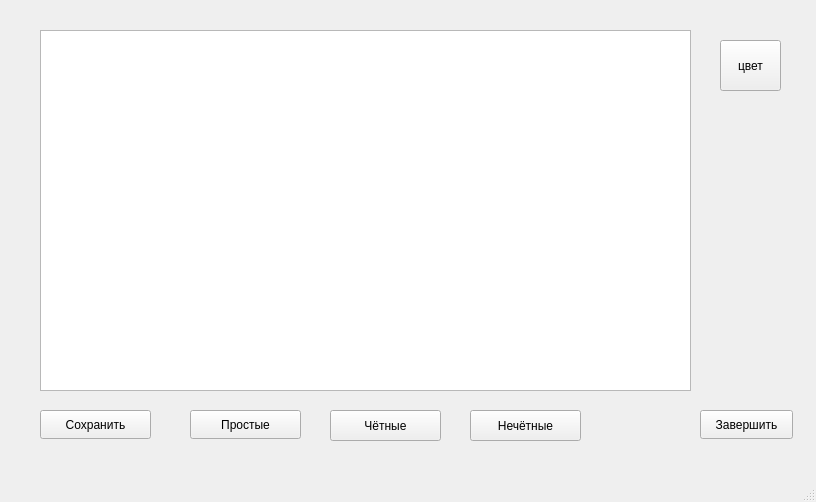
<?xml version="1.0" encoding="UTF-8"?>
<ui version="4.0">
 <class>MainWindow</class>
 <widget class="QMainWindow" name="MainWindow">
  <property name="geometry">
   <rect>
    <x>0</x>
    <y>0</y>
    <width>816</width>
    <height>502</height>
   </rect>
  </property>
  <property name="windowTitle">
   <string>Таблица умножения</string>
  </property>
  <widget class="QWidget" name="centralwidget">
   <widget class="QTableWidget" name="tableWidget">
    <property name="geometry">
     <rect>
      <x>40</x>
      <y>30</y>
      <width>651</width>
      <height>361</height>
     </rect>
    </property>
    <attribute name="horizontalHeaderVisible">
     <bool>false</bool>
    </attribute>
    <attribute name="horizontalHeaderHighlightSections">
     <bool>false</bool>
    </attribute>
    <attribute name="verticalHeaderVisible">
     <bool>false</bool>
    </attribute>
   </widget>
   <widget class="QPushButton" name="pushButton">
    <property name="geometry">
     <rect>
      <x>720</x>
      <y>40</y>
      <width>61</width>
      <height>51</height>
     </rect>
    </property>
    <property name="text">
     <string>цвет</string>
    </property>
   </widget>
   <widget class="QPushButton" name="saveButton">
    <property name="geometry">
     <rect>
      <x>40</x>
      <y>410</y>
      <width>111</width>
      <height>29</height>
     </rect>
    </property>
    <property name="text">
     <string>Сохранить</string>
    </property>
   </widget>
   <widget class="QPushButton" name="pushButton_2">
    <property name="geometry">
     <rect>
      <x>700</x>
      <y>410</y>
      <width>93</width>
      <height>29</height>
     </rect>
    </property>
    <property name="text">
     <string>Завершить</string>
    </property>
   </widget>
   <widget class="QPushButton" name="saveButton_2">
    <property name="geometry">
     <rect>
      <x>190</x>
      <y>410</y>
      <width>111</width>
      <height>29</height>
     </rect>
    </property>
    <property name="text">
     <string>Простые</string>
    </property>
   </widget>
   <widget class="QPushButton" name="saveButton_3">
    <property name="geometry">
     <rect>
      <x>330</x>
      <y>410</y>
      <width>111</width>
      <height>31</height>
     </rect>
    </property>
    <property name="text">
     <string>Чётные</string>
    </property>
   </widget>
   <widget class="QPushButton" name="saveButton_4">
    <property name="geometry">
     <rect>
      <x>470</x>
      <y>410</y>
      <width>111</width>
      <height>31</height>
     </rect>
    </property>
    <property name="text">
     <string>Нечётные</string>
    </property>
   </widget>
  </widget>
  <widget class="QMenuBar" name="menubar">
   <property name="geometry">
    <rect>
     <x>0</x>
     <y>0</y>
     <width>816</width>
     <height>26</height>
    </rect>
   </property>
  </widget>
  <widget class="QStatusBar" name="statusbar"/>
 </widget>
 <resources/>
 <connections/>
</ui>
